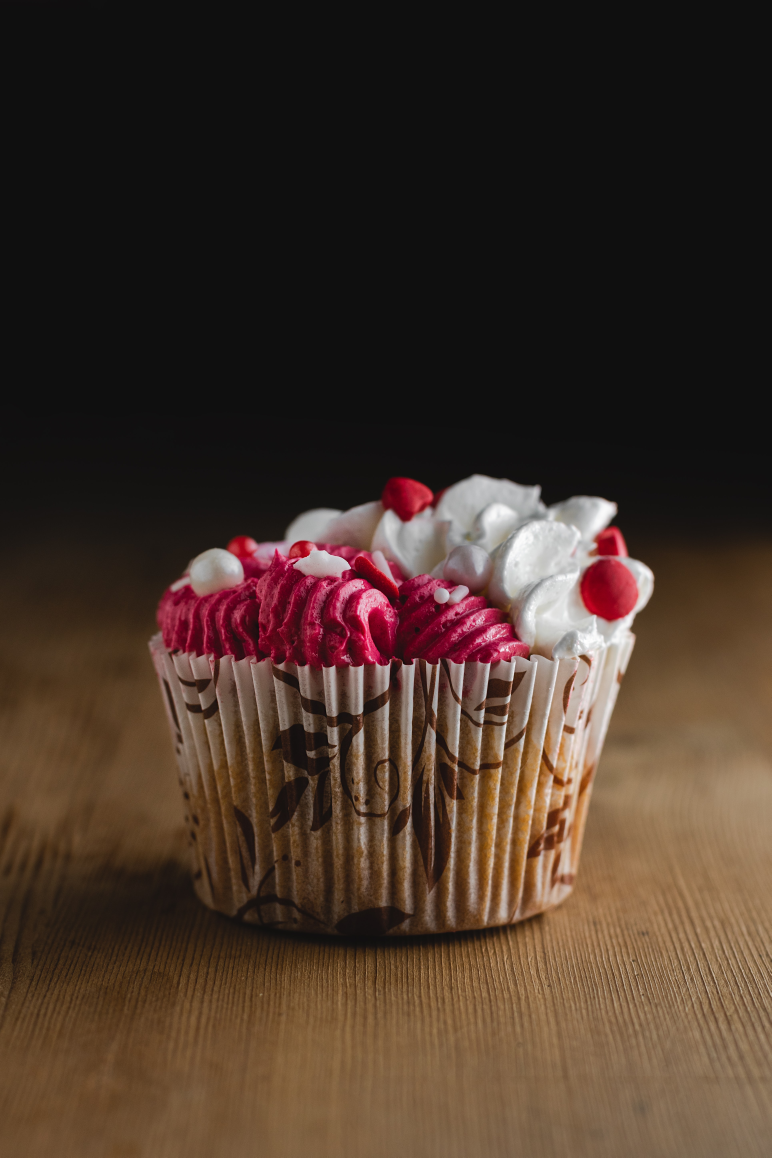
#> input picture AIN432/Assignment 3/data/raw/abhishek-hajare.jpg, 3857 x 5786 px, found by its file name (shown at 1/5 size)
$ jupyter execute --allow-errors 1.0-emre-EDA.ipynb
#> lines starting #> are read from the running program, lines starting #| are printed output that depends on the picture
[cell 1]
import os
import numpy as np
import cv2
from skimage import color, segmentation
from skimage.filters import gabor
import matplotlib.pyplot as plt
import pandas as pd
from IPython.display import display
from skimage.measure import regionprops

[cell 2]
# Directories
work_dir = "/Users/emre/GitHub/HU-AI/AIN432/Assignment 3"
DATA_PATH = os.path.join(work_dir, "data")
PROCESSED_PATH = os.path.join(DATA_PATH, "processed")
INTERIM_PATH = os.path.join(DATA_PATH, "interim")
RAW_PATH = os.path.join(DATA_PATH, "raw")
MODELS_PATH = os.path.join(work_dir, "models")
GRAPH_PATH = os.path.join(work_dir, "graphs")
OUTPUTS_PATH = os.path.join(work_dir, "outputs")

[cell 3]
def read_directory(directory_name, file_extension=".png"):
    return sorted(
        [file for file in os.listdir(directory_name) if file.endswith(file_extension)]
    )

[cell 4]
def create_directory(workdir, directory_name):
    if not os.path.exists(os.path.join(workdir, directory_name)):
        os.makedirs(os.path.join(workdir, directory_name))

[cell 5]
# [6 lines left out: function save_graphs, not called in this run]

[cell 6]
def read_images(work_dir, image_paths):
    images = {}
    for image_path in image_paths:
        # check if image exist
        if not os.path.isfile(os.path.join(work_dir, image_path)):
            print("Image not found: ", image_path)
            continue

        # read image
        img = cv2.imread(os.path.join(work_dir, image_path))
        # cobvert to RGB
        img = cv2.cvtColor(img, cv2.COLOR_BGR2RGB)
        images[image_path] = img

    return images

[cell 7]
# [28 lines left out: function show_images, not called in this run]

[cell 8]
def resize_images(images, size, file_extension=".png", save_imgs=False, save_dir=None):
    resized_images = {}
    for image_name, image in images.items():
        resized_image = cv2.resize(image, size)
        resized_images[image_name] = resized_image
        resized_image = cv2.cvtColor(resized_image, cv2.COLOR_RGB2BGR)

        if save_imgs:
            if not os.path.exists(save_dir):
                os.makedirs(save_dir)

            new_image_name = image_name.replace(
                file_extension, f"{size}_resized{file_extension}"
            )

            # Use cv2.IMWRITE_PNG_COMPRESSION for PNG images
            # Use cv2.IMWRITE_JPEG_QUALITY for JPEG images
            save_params = None
            if file_extension.lower() == ".png":
                save_params = [
                    cv2.IMWRITE_PNG_COMPRESSION,
                    9,
                ]  # Adjust compression level (0-9)
            elif file_extension.lower() == ".jpg" or file_extension.lower() == ".jpeg":
                save_params = [
                    cv2.IMWRITE_JPEG_QUALITY,
                    95,
                ]  # Adjust JPEG quality (0-100)

            cv2.imwrite(
                os.path.join(save_dir, new_image_name), resized_image, save_params
            )

    return resized_images

[cell 9]
def normalize_feature(feature):
    # Normalize feature values to the same value interval (0 to 1)
    return (feature - np.min(feature)) / (np.max(feature) - np.min(feature))

[cell 10]
def extract_rgb_color_feature(image):
    # Extract RGB color feature for each pixel
    return normalize_feature(image.reshape((-1, 3)))

[cell 11]
def extract_pixel_features(image):
    # Extract RGB color and spatial location feature for each pixel
    h, w, _ = image.shape
    x, y = np.meshgrid(np.arange(w), np.arange(h))
    spatial_location = np.column_stack((x.flatten(), y.flatten()))
    return normalize_feature(np.hstack((image.reshape((-1, 3)), spatial_location)))

[cell 12]
# [36 lines left out: function extract_superpixels, not called in this run]

[cell 13]
# [35 lines left out: function extract_mean_rgb_superpixel_feature, not called in this run]

[cell 14]
# [39 lines left out: function extract_rgb_histogram_superpixel_feature, not called in this run]

[cell 15]
def convert_save_df(
    data: dict, titles: list, filepath: str, prename: str = "", show_head: bool = True
):
    if not os.path.exists(filepath):
        os.makedirs(filepath)

    for key in data:
        df = pd.DataFrame(data[key], columns=titles)
        if show_head:
            print(key)
            display(df.head())

        filename = os.path.join(filepath, prename + key.split(".")[0] + ".parquet")

        # check i file exist
        if os.path.isfile(filename):
            print("File already exist: ", filename)
            continue

        df.to_parquet(filename, index=False)

[cell 16]
# [32 lines left out: function gabor_features_superpixel, not called in this run]

[cell 17]
# [33 lines left out: function extract_superpixel_features, not called in this run]

[cell 18]
def excract_features(images: dict, feature_extractor: str):
    features = {}

    if feature_extractor == "pixel_features":
        for img_name in images:
            features[img_name] = extract_pixel_features(images[img_name])

    if feature_extractor == "superpixel_features":
        for img_name in images:
            features[img_name] = extract_superpixel_features(
                images[img_name],
                img_name.split(".")[0],
            )

    return features

[cell 19]
def main():
    IMAGE_SIZE = (1024, 1024)

    # read images from directory
    image_paths = read_directory(RAW_PATH, file_extension=".jpg")
    images = read_images(RAW_PATH, image_paths)
#> in read_images, img is the input picture: shape (5786, 3857, 3); mean B, G, R 41.7, 52.5, 70.1
#> images = 1 item

    # resize images
    resized_images = resize_images(
        images, IMAGE_SIZE, save_imgs=True, save_dir=INTERIM_PATH, file_extension=".jpg"
    )
#> the loop in resize_images, `for image_name, image in images.items():` made 1 pass
#> (image_name, new_image_name, save_params) on pass 1: ('abhishek-hajare.jpg', 'abhishek-hajare(1024, 1024)_resized.jpg', [1, 95])
#> pass 1, in resize_images, `resized_image = cv2.resize(image, size)`:
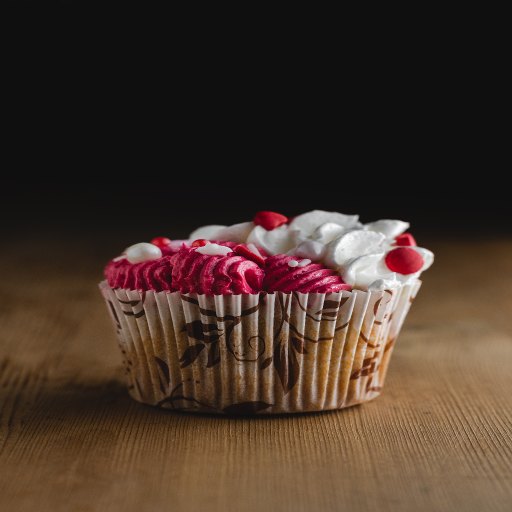
#> resized_image: shape (1024, 1024, 3) (shown at 1/2 size); mean R, G, B 70, 52.5, 41.6
#> resized_images = 1 item

    # show resized images
    # show_images(resized_images, f"Resized Images ({IMAGE_SIZE})")

    df_pixel = excract_features(resized_images, feature_extractor="pixel_features")
#> the loop in excract_features, `for img_name in images:` made 1 pass
#> img_name on pass 1: 'abhishek-hajare.jpg'
#> df_pixel = 1 item
    convert_save_df(
        df_pixel, ["R", "G", "B", "X", "Y"], PROCESSED_PATH, show_head=False
    )
#> the loop in convert_save_df, `for key in data:` made 1 pass
#> (key, df) on pass 1: ('abhishek-hajare.jpg', table of 1048576 rows and 5 columns)

    df_superpixel = excract_features(
        resized_images, feature_extractor="superpixel_features"
    )
    convert_save_df(
        df_superpixel,
        [
            "Mean R",
            "Mean G",
            "Mean B",
            "R Histogram",
            "G Histogram",
            "B Histogram",
            "Gabor 0.1 0",
            "Gabor 0.1 1",
            "Gabor 0.1 2",
            "Gabor 0.1 3",
            "Gabor 0.5 0",
            "Gabor 0.5 1",
            "Gabor 0.5 2",
            "Gabor 0.5 3",
        ],
        PROCESSED_PATH,
        prename="superpixel_",
        show_head=False,
    )
